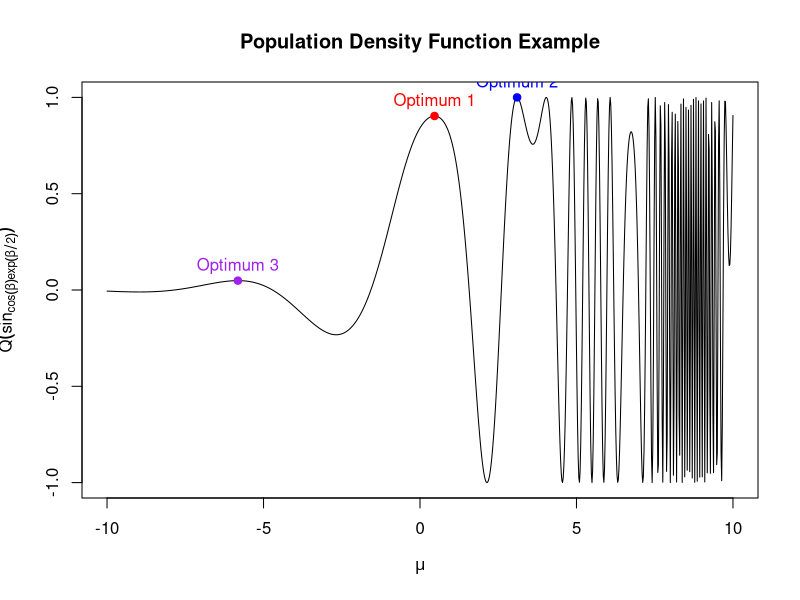

The R source for this figure:
rm(list = ls())

### Initial Values Demo
### We illustrate that when searching for extrema of a function,
### the choice of initial values can affect the outcome.

# Example of a likelihood function

# Q( beta = sin [ cos(beta) * exp(beta/2) ])
# This is not a realistic density function
# Just to show that different initial values can lead to different results

example <- function(mu) {
  beta <- mu
  sin(cos(beta)*exp(beta/2)) 
}

curve(example, from = -10, to = 10, n = 1000,
      xlab = expression(mu),
      ylab = expression(Q(beta = sin[cos(beta) * exp(beta / 2)])),
      main = "Population Density Function Example")

# Find a maximum based on different initial values

# First initial value
initial <- 0

# optim finds a minimum. To find a maximum, we minimize the negative.
opt1 <- optim(initial, example, method = "BFGS", control = list(fnscale = -1))

# opt1$par is the value for beta that maximizes the function
# opt1$value is the maximum value of the function
# opt1$counts gives the number of function evaluations
# opt1$convergence indicates whether the optimization was successful (0 means successful)
# opt1$message provides additional information about the optimization process
points(opt1$par, opt1$value, col = "red", pch = 19)
text(opt1$par, opt1$value, labels = "Optimum 1", pos = 3, col = "red")

# Second initial value
initial <- 3

opt2 <- optim(initial, example, method = "BFGS", control = list(fnscale = -1))
points(opt2$par, opt2$value, col = "blue", pch = 19)
text(opt2$par, opt2$value, labels = "Optimum 2", pos = 3, col = "blue")

# Third initial value
initial <- -4

opt3 <- optim(initial, example, method = "BFGS", control = list(fnscale = -1))
points(opt3$par, opt3$value, col = "purple", pch = 19)
text(opt3$par, opt3$value, labels = "Optimum 3", pos = 3, col = "purple")
